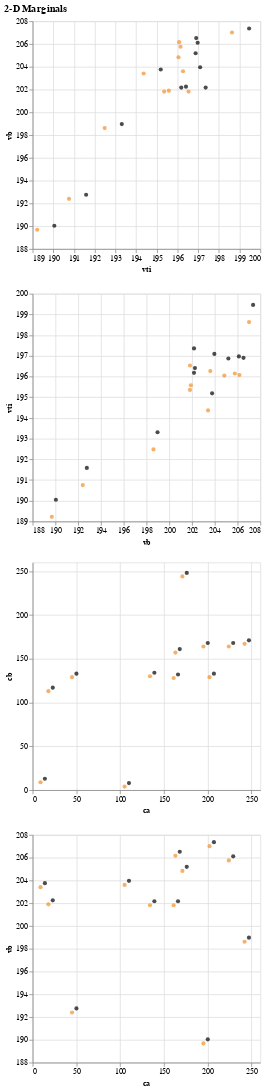

Notebook source saved alongside this figure:
### Code cell
plot_comparisons_2d_numerical_numerical(odf,sdf,[['vti','vb'],['vb','vti'],['ca','cb'],['ca','vb']])

### Figure 1 — Vega-Lite specification as saved in the notebook (floating-point values rounded to 4 significant figures)
{"config": {"view": {"continuousWidth": 300, "continuousHeight": 300}}, "vconcat": [{"layer": [{"data": {"name": "data-4334f59c979c65ffbd6a56cec3be76d3"}, "mark": {"type": "point", "filled": true}, "encoding": {"color": {"value": "#000000"}, "x": {"field": "vti", "scale": {"zero": false}, "type": "quantitative"}, "y": {"field": "vb", "scale": {"zero": false}, "type": "quantitative"}}, "transform": [{"filter": "(datum.plot_data_source === 'observed')"}]}, {"data": {"name": "data-4334f59c979c65ffbd6a56cec3be76d3"}, "mark": {"type": "point", "filled": true}, "encoding": {"color": {"value": "#f28e2b"}, "x": {"field": "vti", "scale": {"zero": false}, "type": "quantitative"}, "y": {"field": "vb", "scale": {"zero": false}, "type": "quantitative"}}, "transform": [{"filter": "(datum.plot_data_source === 'synthetic')"}]}]}, {"layer": [{"data": {"name": "data-4334f59c979c65ffbd6a56cec3be76d3"}, "mark": {"type": "point", "filled": true}, "encoding": {"color": {"value": "#000000"}, "x": {"field": "vb", "scale": {"zero": false}, "type": "quantitative"}, "y": {"field": "vti", "scale": {"zero": false}, "type": "quantitative"}}, "transform": [{"filter": "(datum.plot_data_source === 'observed')"}]}, {"data": {"name": "data-4334f59c979c65ffbd6a56cec3be76d3"}, "mark": {"type": "point", "filled": true}, "encoding": {"color": {"value": "#f28e2b"}, "x": {"field": "vb", "scale": {"zero": false}, "type": "quantitative"}, "y": {"field": "vti", "scale": {"zero": false}, "type": "quantitative"}}, "transform": [{"filter": "(datum.plot_data_source === 'synthetic')"}]}]}, {"layer": [{"data": {"name": "data-b08abbce01f02cb450732bb692321d86"}, "mark": {"type": "point", "filled": true}, "encoding": {"color": {"value": "#000000"}, "x": {"field": "ca", "scale": {"zero": false}, "type": "quantitative"}, "y": {"field": "cb", "scale": {"zero": false}, "type": "quantitative"}}, "transform": [{"filter": "(datum.plot_data_source === 'observed')"}]}, {"data": {"name": "data-b08abbce01f02cb450732bb692321d86"}, "mark": {"type": "point", "filled": true}, "encoding": {"color": {"value": "#f28e2b"}, "x": {"field": "ca", "scale": {"zero": false}, "type": "quantitative"}, "y": {"field": "cb", "scale": {"zero": false}, "type": "quantitative"}}, "transform": [{"filter": "(datum.plot_data_source === 'synthetic')"}]}]}, {"layer": [{"data": {"name": "data-d2caa5f68a6eb5073cebbec24d4b680e"}, "mark": {"type": "point", "filled": true}, "encoding": {"color": {"value": "#000000"}, "x": {"field": "ca", "scale": {"zero": false}, "type": "quantitative"}, "y": {"field": "vb", "scale": {"zero": false}, "type": "quantitative"}}, "transform": [{"filter": "(datum.plot_data_source === 'observed')"}]}, {"data": {"name": "data-d2caa5f68a6eb5073cebbec24d4b680e"}, "mark": {"type": "point", "filled": true}, "encoding": {"color": {"value": "#f28e2b"}, "x": {"field": "ca", "scale": {"zero": false}, "type": "quantitative"}, "y": {"field": "vb", "scale": {"zero": false}, "type": "quantitative"}}, "transform": [{"filter": "(datum.plot_data_source === 'synthetic')"}]}]}], "resolve": {"scale": {"color": "independent"}}, "title": "2-D Marginals", "$schema": "https://vega.github.io/schema/vega-lite/v5.20.1.json", "datasets": {"data-4334f59c979c65ffbd6a56cec3be76d3": [{"vb": 190.0, "vti": 190.0, "plot_data_source": "observed"}, {"vb": 192.8, "vti": 191.6, "plot_data_source": "observed"}, {"vb": 199.0, "vti": 193.3, "plot_data_source": "observed"}, {"vb": 202.3, "vti": 196.4, "plot_data_source": "observed"}, {"vb": 202.2, "vti": 197.4, "plot_data_source": "observed"}, {"vb": 202.2, "vti": 196.2, "plot_data_source": "observed"}, {"vb": 205.2, "vti": 196.9, "plot_data_source": "observed"}, {"vb": 204.0, "vti": 197.1, "plot_data_source": "observed"}, {"vb": 206.5, "vti": 196.9, "plot_data_source": "observed"}, {"vb": 203.8, "vti": 195.2, "plot_data_source": "observed"}, {"vb": 206.1, "vti": 197.0, "plot_data_source": "observed"}, {"vb": 207.4, "vti": 199.5, "plot_data_source": "observed"}, {"vb": 189.7, "vti": 189.2, "plot_data_source": "synthetic"}, {"vb": 192.4, "vti": 190.8, "plot_data_source": "synthetic"}, {"vb": 198.6, "vti": 192.5, "plot_data_source": "synthetic"}, {"vb": 201.9, "vti": 195.6, "plot_data_source": "synthetic"}, {"vb": 201.8, "vti": 196.5, "plot_data_source": "synthetic"}, {"vb": 201.8, "vti": 195.4, "plot_data_source": "synthetic"}, {"vb": 204.8, "vti": 196.0, "plot_data_source": "synthetic"}, {"vb": 203.6, "vti": 196.3, "plot_data_source": "synthetic"}, {"vb": 206.2, "vti": 196.1, "plot_data_source": "synthetic"}, {"vb": 203.4, "vti": 194.4, "plot_data_source": "synthetic"}, {"vb": 205.8, "vti": 196.1, "plot_data_source": "synthetic"}, {"vb": 207.0, "vti": 198.6, "plot_data_source": "synthetic"}], "data-b08abbce01f02cb450732bb692321d86": [{"ca": 200, "cb": 168, "plot_data_source": "observed"}, {"ca": 50, "cb": 133, "plot_data_source": "observed"}, {"ca": 247, "cb": 171, "plot_data_source": "observed"}, {"ca": 23, "cb": 117, "plot_data_source": "observed"}, {"ca": 139, "cb": 134, "plot_data_source": "observed"}, {"ca": 166, "cb": 132, "plot_data_source": "observed"}, {"ca": 176, "cb": 248, "plot_data_source": "observed"}, {"ca": 110, "cb": 8, "plot_data_source": "observed"}, {"ca": 168, "cb": 161, "plot_data_source": "observed"}, {"ca": 14, "cb": 13, "plot_data_source": "observed"}, {"ca": 229, "cb": 168, "plot_data_source": "observed"}, {"ca": 207, "cb": 133, "plot_data_source": "observed"}, {"ca": 195, "cb": 164, "plot_data_source": "synthetic"}, {"ca": 45, "cb": 129, "plot_data_source": "synthetic"}, {"ca": 242, "cb": 167, "plot_data_source": "synthetic"}, {"ca": 18, "cb": 113, "plot_data_source": "synthetic"}, {"ca": 134, "cb": 130, "plot_data_source": "synthetic"}, {"ca": 161, "cb": 128, "plot_data_source": "synthetic"}, {"ca": 171, "cb": 244, "plot_data_source": "synthetic"}, {"ca": 105, "cb": 4, "plot_data_source": "synthetic"}, {"ca": 163, "cb": 157, "plot_data_source": "synthetic"}, {"ca": 9, "cb": 9, "plot_data_source": "synthetic"}, {"ca": 224, "cb": 164, "plot_data_source": "synthetic"}, {"ca": 202, "cb": 129, "plot_data_source": "synthetic"}], "data-d2caa5f68a6eb5073cebbec24d4b680e": [{"ca": 200, "vb": 190.0, "plot_data_source": "observed"}, {"ca": 50, "vb": 192.8, "plot_data_source": "observed"}, {"ca": 247, "vb": 199.0, "plot_data_source": "observed"}, {"ca": 23, "vb": 202.3, "plot_data_source": "observed"}, {"ca": 139, "vb": 202.2, "plot_data_source": "observed"}, {"ca": 166, "vb": 202.2, "plot_data_source": "observed"}, {"ca": 176, "vb": 205.2, "plot_data_source": "observed"}, {"ca": 110, "vb": 204.0, "plot_data_source": "observed"}, {"ca": 168, "vb": 206.5, "plot_data_source": "observed"}, {"ca": 14, "vb": 203.8, "plot_data_source": "observed"}, {"ca": 229, "vb": 206.1, "plot_data_source": "observed"}, {"ca": 207, "vb": 207.4, "plot_data_source": "observed"}, {"ca": 195, "vb": 189.7, "plot_data_source": "synthetic"}, {"ca": 45, "vb": 192.4, "plot_data_source": "synthetic"}, {"ca": 242, "vb": 198.6, "plot_data_source": "synthetic"}, {"ca": 18, "vb": 201.9, "plot_data_source": "synthetic"}, {"ca": 134, "vb": 201.8, "plot_data_source": "synthetic"}, {"ca": 161, "vb": 201.8, "plot_data_source": "synthetic"}, {"ca": 171, "vb": 204.8, "plot_data_source": "synthetic"}, {"ca": 105, "vb": 203.6, "plot_data_source": "synthetic"}, {"ca": 163, "vb": 206.2, "plot_data_source": "synthetic"}, {"ca": 9, "vb": 203.4, "plot_data_source": "synthetic"}, {"ca": 224, "vb": 205.8, "plot_data_source": "synthetic"}, {"ca": 202, "vb": 207.0, "plot_data_source": "synthetic"}]}}
